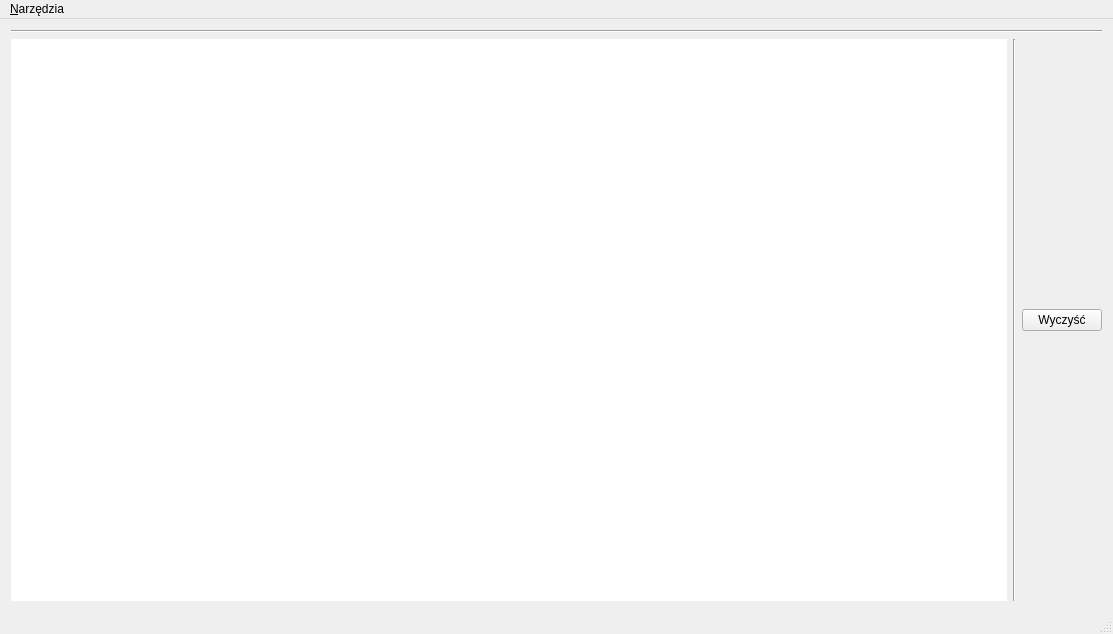
<?xml version="1.0" encoding="UTF-8"?>
<ui version="4.0">
 <class>MainWindow</class>
 <widget class="QMainWindow" name="MainWindow">
  <property name="enabled">
   <bool>true</bool>
  </property>
  <property name="geometry">
   <rect>
    <x>0</x>
    <y>0</y>
    <width>1113</width>
    <height>634</height>
   </rect>
  </property>
  <property name="sizePolicy">
   <sizepolicy hsizetype="Fixed" vsizetype="Fixed">
    <horstretch>0</horstretch>
    <verstretch>0</verstretch>
   </sizepolicy>
  </property>
  <property name="minimumSize">
   <size>
    <width>0</width>
    <height>0</height>
   </size>
  </property>
  <property name="maximumSize">
   <size>
    <width>16777215</width>
    <height>16777215</height>
   </size>
  </property>
  <property name="windowTitle">
   <string>LCD Simulator</string>
  </property>
  <property name="layoutDirection">
   <enum>Qt::LeftToRight</enum>
  </property>
  <widget class="QWidget" name="centralWidget">
   <layout class="QGridLayout" name="gridLayout">
    <item row="1" column="0">
     <layout class="QHBoxLayout" name="horizontalLayout_5">
      <item>
       <layout class="QVBoxLayout" name="verticalLayout_8">
        <item>
         <widget class="QTableWidget" name="LifeField">
          <property name="sizePolicy">
           <sizepolicy hsizetype="Expanding" vsizetype="Expanding">
            <horstretch>0</horstretch>
            <verstretch>0</verstretch>
           </sizepolicy>
          </property>
          <property name="font">
           <font>
            <pointsize>30</pointsize>
           </font>
          </property>
          <property name="autoFillBackground">
           <bool>false</bool>
          </property>
          <property name="frameShape">
           <enum>QFrame::NoFrame</enum>
          </property>
          <property name="frameShadow">
           <enum>QFrame::Sunken</enum>
          </property>
          <property name="lineWidth">
           <number>1</number>
          </property>
          <property name="editTriggers">
           <set>QAbstractItemView::NoEditTriggers</set>
          </property>
          <property name="selectionMode">
           <enum>QAbstractItemView::NoSelection</enum>
          </property>
          <property name="showGrid">
           <bool>true</bool>
          </property>
          <property name="sortingEnabled">
           <bool>false</bool>
          </property>
          <property name="wordWrap">
           <bool>true</bool>
          </property>
          <property name="cornerButtonEnabled">
           <bool>true</bool>
          </property>
          <property name="rowCount">
           <number>0</number>
          </property>
          <property name="columnCount">
           <number>0</number>
          </property>
          <attribute name="horizontalHeaderVisible">
           <bool>false</bool>
          </attribute>
          <attribute name="horizontalHeaderDefaultSectionSize">
           <number>35</number>
          </attribute>
          <attribute name="verticalHeaderVisible">
           <bool>false</bool>
          </attribute>
          <attribute name="verticalHeaderDefaultSectionSize">
           <number>21</number>
          </attribute>
          <attribute name="verticalHeaderHighlightSections">
           <bool>true</bool>
          </attribute>
          <attribute name="verticalHeaderShowSortIndicator" stdset="0">
           <bool>false</bool>
          </attribute>
         </widget>
        </item>
       </layout>
      </item>
      <item>
       <widget class="Line" name="line_5">
        <property name="orientation">
         <enum>Qt::Vertical</enum>
        </property>
       </widget>
      </item>
      <item>
       <layout class="QVBoxLayout" name="verticalLayout_3">
        <property name="sizeConstraint">
         <enum>QLayout::SetDefaultConstraint</enum>
        </property>
        <item>
         <layout class="QVBoxLayout" name="verticalLayout_2">
          <item>
           <widget class="QPushButton" name="Cleaner">
            <property name="text">
             <string>Wyczyść</string>
            </property>
            <property name="shortcut">
             <string>W</string>
            </property>
           </widget>
          </item>
         </layout>
        </item>
       </layout>
      </item>
     </layout>
    </item>
    <item row="0" column="0">
     <widget class="Line" name="line_6">
      <property name="orientation">
       <enum>Qt::Horizontal</enum>
      </property>
     </widget>
    </item>
   </layout>
  </widget>
  <widget class="QMenuBar" name="menuBar">
   <property name="geometry">
    <rect>
     <x>0</x>
     <y>0</y>
     <width>1113</width>
     <height>20</height>
    </rect>
   </property>
   <widget class="QMenu" name="menuNarz_dzia">
    <property name="title">
     <string>&amp;Narzędzia</string>
    </property>
    <addaction name="actionOd_wie"/>
    <addaction name="actionKolor_ywych_kom_rek"/>
    <addaction name="actionKo_lor_martwych_kom_rek"/>
   </widget>
   <addaction name="menuNarz_dzia"/>
  </widget>
  <widget class="QStatusBar" name="statusBar"/>
  <action name="actionWczytaj_jako">
   <property name="text">
    <string>Wczyt&amp;aj jako...</string>
   </property>
   <property name="shortcut">
    <string>Ctrl+Shift+O</string>
   </property>
  </action>
  <action name="action_Zapisz">
   <property name="text">
    <string>&amp;Zapisz</string>
   </property>
   <property name="shortcut">
    <string>Ctrl+S</string>
   </property>
  </action>
  <action name="actionZapisz_jako">
   <property name="text">
    <string>Zapi&amp;sz jako...</string>
   </property>
   <property name="shortcut">
    <string>Ctrl+Shift+S</string>
   </property>
  </action>
  <action name="actionWczytaj">
   <property name="text">
    <string>&amp;Wczytaj</string>
   </property>
   <property name="shortcut">
    <string>Ctrl+O</string>
   </property>
  </action>
  <action name="action_Nowy">
   <property name="text">
    <string>&amp;Nowy</string>
   </property>
   <property name="shortcut">
    <string>Ctrl+N</string>
   </property>
  </action>
  <action name="actionOd_wie">
   <property name="text">
    <string>Odśwież</string>
   </property>
   <property name="shortcut">
    <string>F5</string>
   </property>
  </action>
  <action name="actionKolor_ywych_kom_rek">
   <property name="text">
    <string>&amp;Kolor żywych komórek</string>
   </property>
   <property name="shortcut">
    <string>[</string>
   </property>
  </action>
  <action name="actionKo_lor_martwych_kom_rek">
   <property name="text">
    <string>Ko&amp;lor martwych komórek</string>
   </property>
   <property name="shortcut">
    <string>]</string>
   </property>
  </action>
  <action name="actionO_programie">
   <property name="text">
    <string>O &amp;programie</string>
   </property>
   <property name="shortcut">
    <string>Ctrl+H</string>
   </property>
  </action>
  <action name="action_Ustawienia_zasad">
   <property name="text">
    <string>&amp;Ustawienia zasad</string>
   </property>
   <property name="shortcut">
    <string>Ctrl+U</string>
   </property>
  </action>
 </widget>
 <layoutdefault spacing="6" margin="11"/>
 <resources/>
 <connections/>
</ui>
